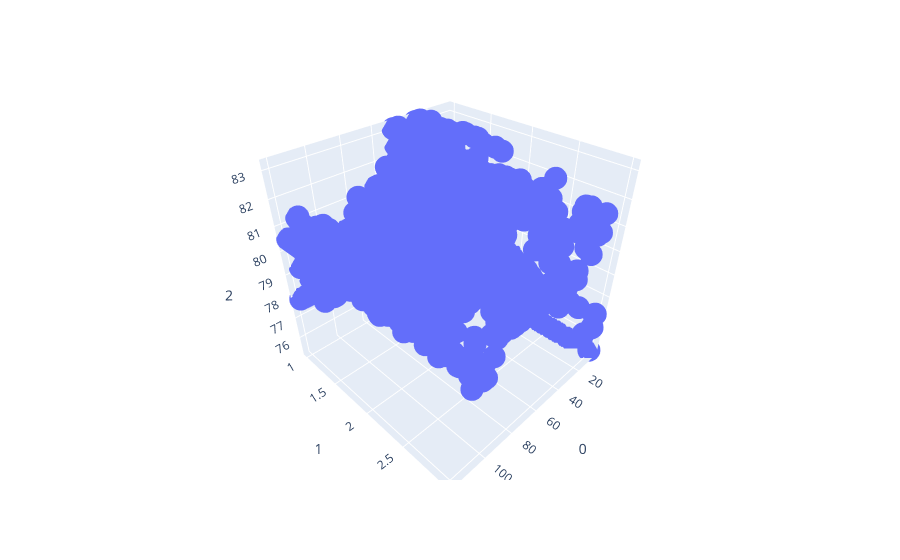

The cell this chart's notebook holds for it:
### Code cell
ds=pd.DataFrame(data=resultat_KNN[1])
ds=ds.sort_values(by=[0,1])
ds=ds.drop_duplicates()
fig = px.scatter_3d(ds, x = 0, y = 1, z = 2)
fig.show()

### Figure 1 — Plotly figure (JSON) as saved in the notebook; plotly's stock layout.template omitted (floating-point values rounded to 4 significant figures; data arrays with more than 128 entries replaced by an {"elided": "..."} marker saying what was removed)
{"data": [{"hovertemplate": "0=%{x}<br>1=%{y}<br>2=%{z}<extra></extra>", "legendgroup": "", "marker": {"color": "#636efa", "symbol": "circle"}, "mode": "markers", "name": "", "scene": "scene", "showlegend": false, "type": "scatter3d", "x": {"elided": "1454 float values"}, "y": {"elided": "1454 float values"}, "z": {"elided": "1454 float values"}}], "layout": {"legend": {"tracegroupgap": 0}, "margin": {"t": 60}, "scene": {"domain": {"x": [0, 1], "y": [0, 1]}, "xaxis": {"title": {"text": "0"}}, "yaxis": {"title": {"text": "1"}}, "zaxis": {"title": {"text": "2"}}}}}
